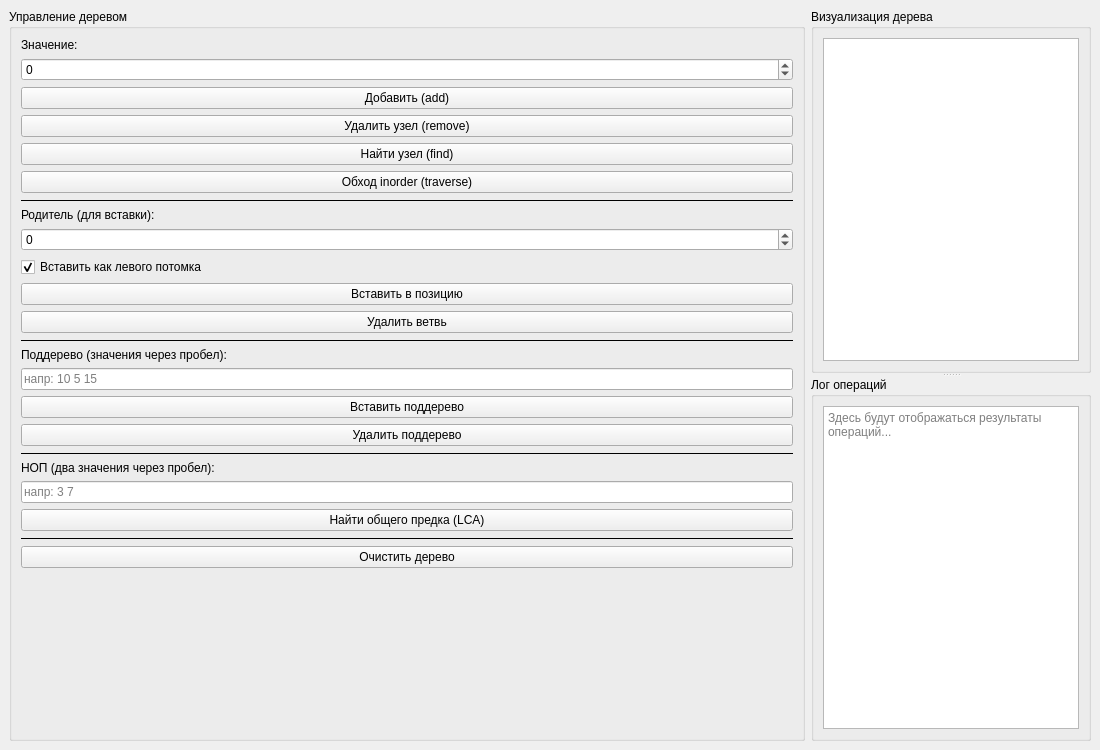
<?xml version="1.0" encoding="UTF-8"?>
<ui version="4.0">
 <class>MainWindow</class>
 <widget class="QMainWindow" name="MainWindow">
  <property name="geometry">
   <rect>
    <x>0</x>
    <y>0</y>
    <width>1100</width>
    <height>750</height>
   </rect>
  </property>
  <property name="windowTitle">
   <string>Binary Search Tree — Lab 8</string>
  </property>
  <widget class="QWidget" name="centralwidget">
   <layout class="QHBoxLayout" name="mainLayout">
    <item>
     <widget class="QGroupBox" name="controlBox">
      <property name="maximumWidth">
       <number>320</number>
      </property>
      <property name="title">
       <string>Управление деревом</string>
      </property>
      <layout class="QVBoxLayout" name="controlLayout">

       <item>
        <widget class="QLabel" name="labelValue">
         <property name="text"><string>Значение:</string></property>
        </widget>
       </item>
       <item>
        <widget class="QSpinBox" name="spinValue">
         <property name="minimum"><number>-9999</number></property>
         <property name="maximum"><number>9999</number></property>
        </widget>
       </item>

       <item>
        <widget class="QPushButton" name="btnAdd">
         <property name="text"><string>Добавить (add)</string></property>
        </widget>
       </item>
       <item>
        <widget class="QPushButton" name="btnRemove">
         <property name="text"><string>Удалить узел (remove)</string></property>
        </widget>
       </item>
       <item>
        <widget class="QPushButton" name="btnFind">
         <property name="text"><string>Найти узел (find)</string></property>
        </widget>
       </item>
       <item>
        <widget class="QPushButton" name="btnTraverse">
        <property name="text"><string>Обход inorder (traverse)</string></property>
        </widget>
       </item>

       <item>
        <widget class="QFrame" name="line1">
         <property name="frameShape"><enum>QFrame::HLine</enum></property>
        </widget>
       </item>

       <item>
        <widget class="QLabel" name="labelParent">
         <property name="text"><string>Родитель (для вставки):</string></property>
        </widget>
       </item>
       <item>
        <widget class="QSpinBox" name="spinParent">
         <property name="minimum"><number>-9999</number></property>
         <property name="maximum"><number>9999</number></property>
        </widget>
       </item>
       <item>
        <widget class="QCheckBox" name="checkLeft">
         <property name="text"><string>Вставить как левого потомка</string></property>
         <property name="checked"><bool>true</bool></property>
        </widget>
       </item>
       <item>
        <widget class="QPushButton" name="btnInsertAt">
         <property name="text"><string>Вставить в позицию</string></property>
        </widget>
       </item>
       <item>
        <widget class="QPushButton" name="btnRemoveBranch">
         <property name="text"><string>Удалить ветвь</string></property>
        </widget>
       </item>

       <item>
        <widget class="QFrame" name="line2">
         <property name="frameShape"><enum>QFrame::HLine</enum></property>
        </widget>
       </item>

       <item>
        <widget class="QLabel" name="labelSubtree">
         <property name="text"><string>Поддерево (значения через пробел):</string></property>
        </widget>
       </item>
       <item>
        <widget class="QLineEdit" name="editSubtree">
         <property name="placeholderText"><string>напр: 10 5 15</string></property>
        </widget>
       </item>
       <item>
        <widget class="QPushButton" name="btnInsertSubtree">
         <property name="text"><string>Вставить поддерево</string></property>
        </widget>
       </item>
       <item>
        <widget name="btnRemoveSubtree" class="QPushButton">
         <property name="text"><string>Удалить поддерево</string></property>
        </widget>
       </item>

       <item>
        <widget class="QFrame" name="line3">
         <property name="frameShape"><enum>QFrame::HLine</enum></property>
        </widget>
       </item>

       <item>
        <widget class="QLabel" name="labelLCA">
         <property name="text"><string>НОП (два значения через пробел):</string></property>
        </widget>
       </item>
       <item>
        <widget class="QLineEdit" name="editLCA">
         <property name="placeholderText"><string>напр: 3 7</string></property>
        </widget>
       </item>
       <item>
        <widget class="QPushButton" name="btnLCA">
         <property name="text"><string>Найти общего предка (LCA)</string></property>
        </widget>
       </item>

       <item>
        <widget class="QFrame" name="line4">
         <property name="frameShape"><enum>QFrame::HLine</enum></property>
        </widget>
       </item>

       <item>
        <widget class="QPushButton" name="btnClear">
         <property name="text"><string>Очистить дерево</string></property>
        </widget>
       </item>

       <item>
        <spacer name="verticalSpacer">
         <property name="orientation"><enum>Qt::Vertical</enum></property>
         <property name="sizeHint" stdset="0"><size><width>20</width><height>40</height></size></property>
        </spacer>
       </item>

      </layout>
     </widget>
    </item>

    <item>
     <widget class="QSplitter" name="splitter">
      <property name="orientation"><enum>Qt::Vertical</enum></property>

      <widget class="QGroupBox" name="treeBox">
       <property name="title"><string>Визуализация дерева</string></property>
       <layout class="QVBoxLayout">
        <item>
         <widget class="QGraphicsView" name="graphicsView">
          <property name="renderHints">
           <set>QPainter::Antialiasing</set>
          </property>
         </widget>
        </item>
       </layout>
      </widget>

      <widget class="QGroupBox" name="logBox">
       <property name="title"><string>Лог операций</string></property>
       <property name="maximumHeight"><number>180</number></property>
       <layout class="QVBoxLayout">
        <item>
         <widget class="QPlainTextEdit" name="logOutput">
          <property name="readOnly"><bool>true</bool></property>
          <property name="placeholderText"><string>Здесь будут отображаться результаты операций...</string></property>
         </widget>
        </item>
       </layout>
      </widget>

     </widget>
    </item>

   </layout>
  </widget>
 </widget>
</ui>
